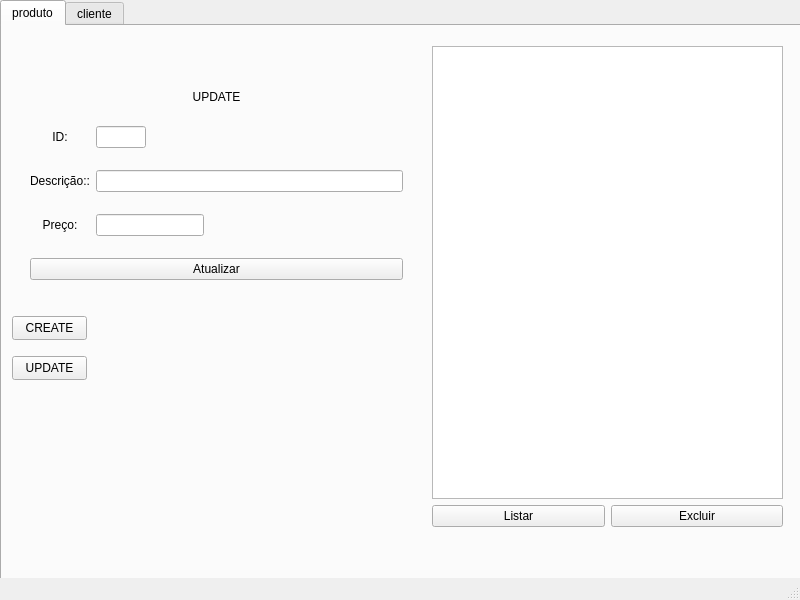
<?xml version="1.0" encoding="UTF-8"?>
<ui version="4.0">
 <class>CRUD</class>
 <widget class="QMainWindow" name="CRUD">
  <property name="enabled">
   <bool>true</bool>
  </property>
  <property name="geometry">
   <rect>
    <x>0</x>
    <y>0</y>
    <width>800</width>
    <height>600</height>
   </rect>
  </property>
  <property name="sizePolicy">
   <sizepolicy hsizetype="Fixed" vsizetype="Fixed">
    <horstretch>7</horstretch>
    <verstretch>0</verstretch>
   </sizepolicy>
  </property>
  <property name="minimumSize">
   <size>
    <width>800</width>
    <height>600</height>
   </size>
  </property>
  <property name="maximumSize">
   <size>
    <width>800</width>
    <height>600</height>
   </size>
  </property>
  <property name="windowTitle">
   <string>MainWindow</string>
  </property>
  <widget class="QWidget" name="centralwidget">
   <property name="sizePolicy">
    <sizepolicy hsizetype="Fixed" vsizetype="Fixed">
     <horstretch>0</horstretch>
     <verstretch>0</verstretch>
    </sizepolicy>
   </property>
   <widget class="QTabWidget" name="tabWidget">
    <property name="geometry">
     <rect>
      <x>0</x>
      <y>0</y>
      <width>801</width>
      <height>601</height>
     </rect>
    </property>
    <property name="sizePolicy">
     <sizepolicy hsizetype="Fixed" vsizetype="Fixed">
      <horstretch>0</horstretch>
      <verstretch>0</verstretch>
     </sizepolicy>
    </property>
    <property name="currentIndex">
     <number>0</number>
    </property>
    <widget class="QWidget" name="produto" native="true">
     <attribute name="title">
      <string>produto</string>
     </attribute>
     <widget class="QWidget" name="layoutWidget">
      <property name="geometry">
       <rect>
        <x>430</x>
        <y>20</y>
        <width>351</width>
        <height>481</height>
       </rect>
      </property>
      <layout class="QVBoxLayout" name="verticalLayout_2">
       <item>
        <widget class="QListView" name="listaProduto"/>
       </item>
       <item>
        <layout class="QHBoxLayout" name="horizontalLayout_2">
         <item>
          <widget class="QPushButton" name="btnListarProduto">
           <property name="text">
            <string>Listar</string>
           </property>
          </widget>
         </item>
         <item>
          <widget class="QPushButton" name="btnExcluirProduto">
           <property name="text">
            <string>Excluir</string>
           </property>
          </widget>
         </item>
        </layout>
       </item>
      </layout>
     </widget>
     <widget class="QStackedWidget" name="stackedWidget_2">
      <property name="geometry">
       <rect>
        <x>19</x>
        <y>39</y>
        <width>391</width>
        <height>241</height>
       </rect>
      </property>
      <property name="currentIndex">
       <number>1</number>
      </property>
      <widget class="QWidget" name="create_2">
       <layout class="QGridLayout" name="gridLayout_3">
        <item row="3" column="0">
         <widget class="QLabel" name="nameUL_3">
          <property name="text">
           <string>Preço</string>
          </property>
          <property name="alignment">
           <set>Qt::AlignmentFlag::AlignCenter</set>
          </property>
         </widget>
        </item>
        <item row="2" column="0">
         <widget class="QLabel" name="mailUL_4">
          <property name="text">
           <string>Descriçao:</string>
          </property>
          <property name="alignment">
           <set>Qt::AlignmentFlag::AlignCenter</set>
          </property>
         </widget>
        </item>
        <item row="3" column="1">
         <widget class="QLineEdit" name="inputPrecoProduto">
          <property name="sizePolicy">
           <sizepolicy hsizetype="Fixed" vsizetype="Fixed">
            <horstretch>0</horstretch>
            <verstretch>0</verstretch>
           </sizepolicy>
          </property>
         </widget>
        </item>
        <item row="2" column="1">
         <widget class="QLineEdit" name="inputDescricaoProduto"/>
        </item>
        <item row="0" column="0" colspan="2">
         <widget class="QLabel" name="label_3">
          <property name="sizePolicy">
           <sizepolicy hsizetype="Preferred" vsizetype="Fixed">
            <horstretch>0</horstretch>
            <verstretch>0</verstretch>
           </sizepolicy>
          </property>
          <property name="frameShadow">
           <enum>QFrame::Shadow::Plain</enum>
          </property>
          <property name="text">
           <string>CREATE</string>
          </property>
          <property name="alignment">
           <set>Qt::AlignmentFlag::AlignCenter</set>
          </property>
         </widget>
        </item>
        <item row="4" column="0" colspan="2">
         <widget class="QPushButton" name="btnCriarProduto">
          <property name="text">
           <string>Criar</string>
          </property>
         </widget>
        </item>
       </layout>
      </widget>
      <widget class="QWidget" name="update_2">
       <layout class="QGridLayout" name="gridLayout_4">
        <item row="2" column="0">
         <widget class="QLabel" name="mailUL_5">
          <property name="text">
           <string>Descrição::</string>
          </property>
          <property name="alignment">
           <set>Qt::AlignmentFlag::AlignCenter</set>
          </property>
         </widget>
        </item>
        <item row="3" column="1">
         <widget class="QLineEdit" name="inputPrecoProduto_2">
          <property name="sizePolicy">
           <sizepolicy hsizetype="Fixed" vsizetype="Fixed">
            <horstretch>0</horstretch>
            <verstretch>0</verstretch>
           </sizepolicy>
          </property>
         </widget>
        </item>
        <item row="1" column="0">
         <widget class="QLabel" name="mailUL_6">
          <property name="text">
           <string>ID:</string>
          </property>
          <property name="alignment">
           <set>Qt::AlignmentFlag::AlignCenter</set>
          </property>
         </widget>
        </item>
        <item row="2" column="1">
         <widget class="QLineEdit" name="inputDescricaoProduto_2"/>
        </item>
        <item row="3" column="0">
         <widget class="QLabel" name="nameUL_4">
          <property name="text">
           <string>Preço:</string>
          </property>
          <property name="alignment">
           <set>Qt::AlignmentFlag::AlignCenter</set>
          </property>
         </widget>
        </item>
        <item row="0" column="0" colspan="2">
         <widget class="QLabel" name="UPDATE_2">
          <property name="sizePolicy">
           <sizepolicy hsizetype="Preferred" vsizetype="Fixed">
            <horstretch>0</horstretch>
            <verstretch>0</verstretch>
           </sizepolicy>
          </property>
          <property name="frameShadow">
           <enum>QFrame::Shadow::Plain</enum>
          </property>
          <property name="text">
           <string>UPDATE</string>
          </property>
          <property name="alignment">
           <set>Qt::AlignmentFlag::AlignCenter</set>
          </property>
         </widget>
        </item>
        <item row="1" column="1">
         <widget class="QLineEdit" name="inputIdProduto">
          <property name="maximumSize">
           <size>
            <width>50</width>
            <height>16777215</height>
           </size>
          </property>
         </widget>
        </item>
        <item row="4" column="0" colspan="2">
         <widget class="QPushButton" name="btnAtualizarProduto">
          <property name="text">
           <string>Atualizar</string>
          </property>
         </widget>
        </item>
       </layout>
      </widget>
     </widget>
     <widget class="QPushButton" name="pushButton_3">
      <property name="geometry">
       <rect>
        <x>10</x>
        <y>330</y>
        <width>75</width>
        <height>24</height>
       </rect>
      </property>
      <property name="text">
       <string>UPDATE</string>
      </property>
     </widget>
     <widget class="QPushButton" name="pushButton_4">
      <property name="geometry">
       <rect>
        <x>10</x>
        <y>290</y>
        <width>75</width>
        <height>24</height>
       </rect>
      </property>
      <property name="text">
       <string>CREATE</string>
      </property>
     </widget>
    </widget>
    <widget class="QWidget" name="cliente" native="true">
     <attribute name="title">
      <string>cliente</string>
     </attribute>
     <widget class="QStackedWidget" name="stackedWidget">
      <property name="geometry">
       <rect>
        <x>19</x>
        <y>29</y>
        <width>391</width>
        <height>241</height>
       </rect>
      </property>
      <property name="currentIndex">
       <number>0</number>
      </property>
      <widget class="QWidget" name="create">
       <layout class="QGridLayout" name="gridLayout">
        <item row="3" column="0">
         <widget class="QLabel" name="nameUL">
          <property name="text">
           <string>Nome:</string>
          </property>
          <property name="alignment">
           <set>Qt::AlignmentFlag::AlignCenter</set>
          </property>
         </widget>
        </item>
        <item row="2" column="0">
         <widget class="QLabel" name="mailUL">
          <property name="text">
           <string>E-Mail:</string>
          </property>
          <property name="alignment">
           <set>Qt::AlignmentFlag::AlignCenter</set>
          </property>
         </widget>
        </item>
        <item row="3" column="1">
         <widget class="QLineEdit" name="inputNome"/>
        </item>
        <item row="2" column="1">
         <widget class="QLineEdit" name="inputEmail"/>
        </item>
        <item row="0" column="0" colspan="2">
         <widget class="QLabel" name="label_2">
          <property name="sizePolicy">
           <sizepolicy hsizetype="Preferred" vsizetype="Fixed">
            <horstretch>0</horstretch>
            <verstretch>0</verstretch>
           </sizepolicy>
          </property>
          <property name="frameShadow">
           <enum>QFrame::Shadow::Plain</enum>
          </property>
          <property name="text">
           <string>CREATE</string>
          </property>
          <property name="alignment">
           <set>Qt::AlignmentFlag::AlignCenter</set>
          </property>
         </widget>
        </item>
        <item row="4" column="0" colspan="2">
         <widget class="QPushButton" name="btnCriar">
          <property name="text">
           <string>Criar</string>
          </property>
         </widget>
        </item>
       </layout>
      </widget>
      <widget class="QWidget" name="update">
       <layout class="QGridLayout" name="gridLayout_2">
        <item row="2" column="0">
         <widget class="QLabel" name="mailUL_2">
          <property name="text">
           <string>E-Mail:</string>
          </property>
          <property name="alignment">
           <set>Qt::AlignmentFlag::AlignCenter</set>
          </property>
         </widget>
        </item>
        <item row="3" column="1">
         <widget class="QLineEdit" name="inputNome_2"/>
        </item>
        <item row="1" column="0">
         <widget class="QLabel" name="mailUL_3">
          <property name="text">
           <string>ID:</string>
          </property>
          <property name="alignment">
           <set>Qt::AlignmentFlag::AlignCenter</set>
          </property>
         </widget>
        </item>
        <item row="2" column="1">
         <widget class="QLineEdit" name="inputEmail_2"/>
        </item>
        <item row="3" column="0">
         <widget class="QLabel" name="nameUL_2">
          <property name="text">
           <string>Nome:</string>
          </property>
          <property name="alignment">
           <set>Qt::AlignmentFlag::AlignCenter</set>
          </property>
         </widget>
        </item>
        <item row="0" column="0" colspan="2">
         <widget class="QLabel" name="UPDATE">
          <property name="sizePolicy">
           <sizepolicy hsizetype="Preferred" vsizetype="Fixed">
            <horstretch>0</horstretch>
            <verstretch>0</verstretch>
           </sizepolicy>
          </property>
          <property name="frameShadow">
           <enum>QFrame::Shadow::Plain</enum>
          </property>
          <property name="text">
           <string>UPDATE</string>
          </property>
          <property name="alignment">
           <set>Qt::AlignmentFlag::AlignCenter</set>
          </property>
         </widget>
        </item>
        <item row="1" column="1">
         <widget class="QLineEdit" name="inputId">
          <property name="maximumSize">
           <size>
            <width>50</width>
            <height>16777215</height>
           </size>
          </property>
         </widget>
        </item>
        <item row="4" column="0" colspan="2">
         <widget class="QPushButton" name="btnAtualizar">
          <property name="text">
           <string>Atualizar</string>
          </property>
         </widget>
        </item>
       </layout>
      </widget>
     </widget>
     <widget class="QPushButton" name="pushButton">
      <property name="geometry">
       <rect>
        <x>10</x>
        <y>280</y>
        <width>75</width>
        <height>24</height>
       </rect>
      </property>
      <property name="text">
       <string>CREATE</string>
      </property>
     </widget>
     <widget class="QPushButton" name="pushButton_2">
      <property name="geometry">
       <rect>
        <x>10</x>
        <y>320</y>
        <width>75</width>
        <height>24</height>
       </rect>
      </property>
      <property name="text">
       <string>UPDATE</string>
      </property>
     </widget>
     <widget class="QWidget" name="">
      <property name="geometry">
       <rect>
        <x>430</x>
        <y>10</y>
        <width>351</width>
        <height>481</height>
       </rect>
      </property>
      <layout class="QVBoxLayout" name="verticalLayout">
       <item>
        <widget class="QListView" name="listaC"/>
       </item>
       <item>
        <layout class="QHBoxLayout" name="horizontalLayout">
         <item>
          <widget class="QPushButton" name="btnListar">
           <property name="text">
            <string>Listar</string>
           </property>
          </widget>
         </item>
         <item>
          <widget class="QPushButton" name="btnExcluir">
           <property name="text">
            <string>Excluir</string>
           </property>
          </widget>
         </item>
        </layout>
       </item>
      </layout>
     </widget>
    </widget>
   </widget>
  </widget>
  <widget class="QStatusBar" name="statusbar"/>
 </widget>
 <resources/>
 <connections/>
</ui>
